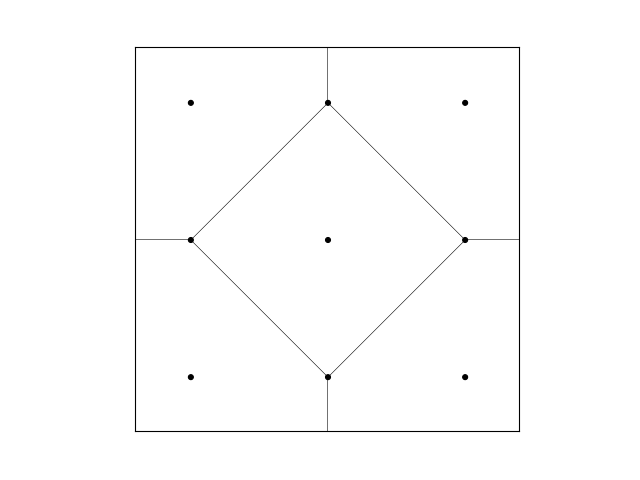

The script that drew this image:
import triangle
import triangle.plot
import matplotlib.pyplot as plt

pts = [[0, 0], [0, 1], [0.5, 0.5], [1, 1], [1, 0]]
import numpy as np
pts = np.array(pts)

vertices, edges, ray_origins, ray_directions = triangle.voronoi(pts)
ax = plt.axes()
triangle.plot.plot(ax, vertices=pts)
lim = ax.axis()
triangle.plot.plot(ax, vertices=vertices, edges=edges, 
                   ray_origins=ray_origins, ray_directions=ray_directions)
ax.axis(lim)

plt.show()
